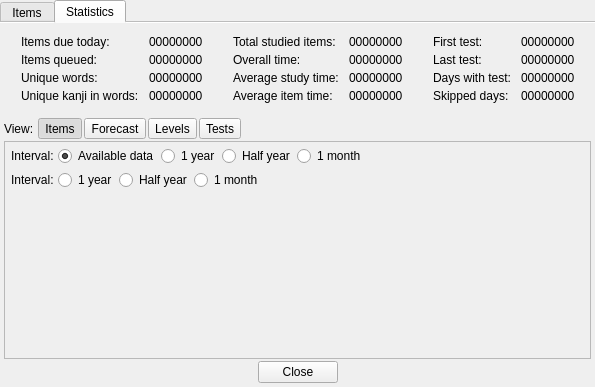
<?xml version="1.0" encoding="UTF-8"?>
<ui version="4.0">
 <class>WordStudyListForm</class>
 <widget class="DialogWindow" name="WordStudyListForm">
  <property name="geometry">
   <rect>
    <x>0</x>
    <y>0</y>
    <width>595</width>
    <height>387</height>
   </rect>
  </property>
  <property name="windowTitle">
   <string>zkanji - Long-term study items and statistics</string>
  </property>
  <widget class="QWidget" name="centralwidget">
   <layout class="QVBoxLayout" name="verticalLayout">
    <property name="spacing">
     <number>2</number>
    </property>
    <property name="leftMargin">
     <number>0</number>
    </property>
    <property name="topMargin">
     <number>0</number>
    </property>
    <property name="rightMargin">
     <number>0</number>
    </property>
    <property name="bottomMargin">
     <number>4</number>
    </property>
    <item>
     <widget class="QTabWidget" name="tabWidget">
      <property name="styleSheet">
       <string notr="true">QTabBar::tab {height:23px; }</string>
      </property>
      <property name="currentIndex">
       <number>1</number>
      </property>
      <property name="iconSize">
       <size>
        <width>18</width>
        <height>18</height>
       </size>
      </property>
      <property name="usesScrollButtons">
       <bool>false</bool>
      </property>
      <property name="documentMode">
       <bool>true</bool>
      </property>
      <widget class="QWidget" name="itemsTab">
       <attribute name="icon">
        <iconset resource="../Resources/resources.qrc">
         <normaloff>:/book.svg</normaloff>:/book.svg</iconset>
       </attribute>
       <attribute name="title">
        <string>Items</string>
       </attribute>
       <layout class="QVBoxLayout" name="verticalLayout_2">
        <property name="spacing">
         <number>2</number>
        </property>
        <property name="leftMargin">
         <number>4</number>
        </property>
        <property name="topMargin">
         <number>2</number>
        </property>
        <property name="rightMargin">
         <number>4</number>
        </property>
        <property name="bottomMargin">
         <number>0</number>
        </property>
        <item>
         <widget class="QWidget" name="buttonsWidget" native="true">
          <layout class="QHBoxLayout" name="horizontalLayout_10">
           <property name="spacing">
            <number>4</number>
           </property>
           <property name="leftMargin">
            <number>0</number>
           </property>
           <property name="topMargin">
            <number>0</number>
           </property>
           <property name="rightMargin">
            <number>0</number>
           </property>
           <property name="bottomMargin">
            <number>0</number>
           </property>
           <item>
            <layout class="QHBoxLayout" name="horizontalLayout_5">
             <property name="spacing">
              <number>2</number>
             </property>
             <item>
              <widget class="QLabel" name="label_12">
               <property name="text">
                <string>View:</string>
               </property>
              </widget>
             </item>
             <item>
              <widget class="QToolButton" name="queuedButton">
               <property name="toolTip">
                <string>Show words in the queue, that were not studied previously</string>
               </property>
               <property name="text">
                <string>Queued</string>
               </property>
               <property name="iconSize">
                <size>
                 <width>18</width>
                 <height>18</height>
                </size>
               </property>
               <property name="checkable">
                <bool>true</bool>
               </property>
               <property name="checked">
                <bool>true</bool>
               </property>
               <property name="autoExclusive">
                <bool>true</bool>
               </property>
              </widget>
             </item>
             <item>
              <widget class="QToolButton" name="studiedButton">
               <property name="toolTip">
                <string>Show words previously studied</string>
               </property>
               <property name="text">
                <string>Studied</string>
               </property>
               <property name="iconSize">
                <size>
                 <width>18</width>
                 <height>18</height>
                </size>
               </property>
               <property name="checkable">
                <bool>true</bool>
               </property>
               <property name="autoExclusive">
                <bool>true</bool>
               </property>
              </widget>
             </item>
             <item>
              <widget class="QToolButton" name="testedButton">
               <property name="toolTip">
                <string>Show words from the last study session</string>
               </property>
               <property name="text">
                <string>Last test</string>
               </property>
               <property name="iconSize">
                <size>
                 <width>18</width>
                 <height>18</height>
                </size>
               </property>
               <property name="checkable">
                <bool>true</bool>
               </property>
               <property name="autoExclusive">
                <bool>true</bool>
               </property>
              </widget>
             </item>
            </layout>
           </item>
           <item>
            <widget class="Line" name="line_2">
             <property name="orientation">
              <enum>Qt::Vertical</enum>
             </property>
            </widget>
           </item>
           <item>
            <layout class="QHBoxLayout" name="horizontalLayout_3">
             <property name="spacing">
              <number>2</number>
             </property>
             <property name="leftMargin">
              <number>0</number>
             </property>
             <item>
              <widget class="QToolButton" name="addButton">
               <property name="enabled">
                <bool>false</bool>
               </property>
               <property name="toolTip">
                <string>Add parts of selected words to the queue</string>
               </property>
               <property name="icon">
                <iconset resource="../Resources/resources.qrc">
                 <normaloff>:/addtoqueue.svg</normaloff>:/addtoqueue.svg</iconset>
               </property>
               <property name="iconSize">
                <size>
                 <width>18</width>
                 <height>18</height>
                </size>
               </property>
               <property name="autoRaise">
                <bool>true</bool>
               </property>
              </widget>
             </item>
             <item>
              <widget class="QToolButton" name="backButton">
               <property name="enabled">
                <bool>false</bool>
               </property>
               <property name="toolTip">
                <string>Move studied words back to the queue, clearing their study data</string>
               </property>
               <property name="icon">
                <iconset resource="../Resources/resources.qrc">
                 <normaloff>:/backtoqueue.svg</normaloff>:/backtoqueue.svg</iconset>
               </property>
               <property name="iconSize">
                <size>
                 <width>18</width>
                 <height>18</height>
                </size>
               </property>
               <property name="autoRaise">
                <bool>true</bool>
               </property>
              </widget>
             </item>
             <item>
              <widget class="QToolButton" name="delButton">
               <property name="enabled">
                <bool>false</bool>
               </property>
               <property name="toolTip">
                <string>Remove selected words from the deck, clearing their study data</string>
               </property>
               <property name="icon">
                <iconset resource="../Resources/resources.qrc">
                 <normaloff>:/delmark.svg</normaloff>:/delmark.svg</iconset>
               </property>
               <property name="iconSize">
                <size>
                 <width>18</width>
                 <height>18</height>
                </size>
               </property>
               <property name="autoRaise">
                <bool>true</bool>
               </property>
              </widget>
             </item>
            </layout>
           </item>
           <item>
            <widget class="Line" name="line">
             <property name="orientation">
              <enum>Qt::Vertical</enum>
             </property>
            </widget>
           </item>
           <item>
            <widget class="QLabel" name="label_15">
             <property name="sizePolicy">
              <sizepolicy hsizetype="Fixed" vsizetype="Preferred">
               <horstretch>0</horstretch>
               <verstretch>0</verstretch>
              </sizepolicy>
             </property>
             <property name="text">
              <string>Filters:</string>
             </property>
            </widget>
           </item>
           <item>
            <layout class="QHBoxLayout" name="horizontalLayout">
             <property name="spacing">
              <number>2</number>
             </property>
             <item>
              <widget class="QToolButton" name="wButton">
               <property name="toolTip">
                <string>Display or hide word items with studied written form</string>
               </property>
               <property name="text">
                <string>W</string>
               </property>
               <property name="iconSize">
                <size>
                 <width>18</width>
                 <height>18</height>
                </size>
               </property>
               <property name="checkable">
                <bool>true</bool>
               </property>
               <property name="checked">
                <bool>true</bool>
               </property>
              </widget>
             </item>
             <item>
              <widget class="QToolButton" name="kButton">
               <property name="toolTip">
                <string>Display or hide word items with studied kana reading</string>
               </property>
               <property name="text">
                <string>K</string>
               </property>
               <property name="iconSize">
                <size>
                 <width>18</width>
                 <height>18</height>
                </size>
               </property>
               <property name="checkable">
                <bool>true</bool>
               </property>
               <property name="checked">
                <bool>true</bool>
               </property>
              </widget>
             </item>
             <item>
              <widget class="QToolButton" name="dButton">
               <property name="toolTip">
                <string>Display or hide word items with studied definition</string>
               </property>
               <property name="text">
                <string>D</string>
               </property>
               <property name="iconSize">
                <size>
                 <width>18</width>
                 <height>18</height>
                </size>
               </property>
               <property name="checkable">
                <bool>true</bool>
               </property>
               <property name="checked">
                <bool>true</bool>
               </property>
              </widget>
             </item>
            </layout>
           </item>
           <item>
            <widget class="Line" name="line_3">
             <property name="orientation">
              <enum>Qt::Vertical</enum>
             </property>
            </widget>
           </item>
          </layout>
         </widget>
        </item>
        <item>
         <widget class="DictionaryWidget" name="dictWidget" native="true">
          <property name="sizePolicy">
           <sizepolicy hsizetype="Preferred" vsizetype="Expanding">
            <horstretch>0</horstretch>
            <verstretch>0</verstretch>
           </sizepolicy>
          </property>
         </widget>
        </item>
        <item>
         <widget class="DefinitionWidget" name="defEditor" native="true">
          <property name="sizePolicy">
           <sizepolicy hsizetype="Preferred" vsizetype="Preferred">
            <horstretch>0</horstretch>
            <verstretch>0</verstretch>
           </sizepolicy>
          </property>
         </widget>
        </item>
       </layout>
      </widget>
      <widget class="QWidget" name="statsTab">
       <attribute name="icon">
        <iconset resource="../Resources/resources.qrc">
         <normaloff>:/stats.svg</normaloff>:/stats.svg</iconset>
       </attribute>
       <attribute name="title">
        <string>Statistics</string>
       </attribute>
       <layout class="QVBoxLayout" name="verticalLayout_3">
        <property name="spacing">
         <number>2</number>
        </property>
        <property name="leftMargin">
         <number>4</number>
        </property>
        <property name="topMargin">
         <number>2</number>
        </property>
        <property name="rightMargin">
         <number>4</number>
        </property>
        <property name="bottomMargin">
         <number>0</number>
        </property>
        <item>
         <layout class="QGridLayout" name="gridLayout_2">
          <property name="leftMargin">
           <number>0</number>
          </property>
          <property name="topMargin">
           <number>10</number>
          </property>
          <property name="rightMargin">
           <number>0</number>
          </property>
          <property name="bottomMargin">
           <number>0</number>
          </property>
          <property name="horizontalSpacing">
           <number>10</number>
          </property>
          <property name="verticalSpacing">
           <number>4</number>
          </property>
          <item row="1" column="7">
           <widget class="QLabel" name="label_5">
            <property name="text">
             <string>Last test:</string>
            </property>
           </widget>
          </item>
          <item row="1" column="5">
           <widget class="QLabel" name="studyTimeLabel">
            <property name="text">
             <string notr="true">00000000</string>
            </property>
           </widget>
          </item>
          <item row="1" column="1">
           <widget class="QLabel" name="label_13">
            <property name="text">
             <string>Items queued:</string>
            </property>
           </widget>
          </item>
          <item row="0" column="5">
           <widget class="QLabel" name="studiedLabel">
            <property name="text">
             <string notr="true">00000000</string>
            </property>
           </widget>
          </item>
          <item row="0" column="8">
           <widget class="QLabel" name="firstLabel">
            <property name="text">
             <string notr="true">00000000</string>
            </property>
           </widget>
          </item>
          <item row="3" column="7">
           <widget class="QLabel" name="label_7">
            <property name="text">
             <string>Skipped days:</string>
            </property>
           </widget>
          </item>
          <item row="2" column="2">
           <widget class="QLabel" name="wordsLabel">
            <property name="text">
             <string notr="true">00000000</string>
            </property>
           </widget>
          </item>
          <item row="1" column="4">
           <widget class="QLabel" name="label_8">
            <property name="text">
             <string>Overall time:</string>
            </property>
           </widget>
          </item>
          <item row="3" column="4">
           <widget class="QLabel" name="label_10">
            <property name="text">
             <string>Average item time:</string>
            </property>
           </widget>
          </item>
          <item row="3" column="1">
           <widget class="QLabel" name="label_3">
            <property name="text">
             <string>Unique kanji in words:</string>
            </property>
           </widget>
          </item>
          <item row="1" column="2">
           <widget class="QLabel" name="queueLabel">
            <property name="text">
             <string notr="true">00000000</string>
            </property>
           </widget>
          </item>
          <item row="2" column="1">
           <widget class="QLabel" name="label_2">
            <property name="text">
             <string>Unique words:</string>
            </property>
           </widget>
          </item>
          <item row="2" column="5">
           <widget class="QLabel" name="studyTimeAvgLabel">
            <property name="text">
             <string notr="true">00000000</string>
            </property>
           </widget>
          </item>
          <item row="3" column="2">
           <widget class="QLabel" name="kanjiLabel">
            <property name="text">
             <string notr="true">00000000</string>
            </property>
           </widget>
          </item>
          <item row="0" column="2">
           <widget class="QLabel" name="dueLabel">
            <property name="text">
             <string notr="true">00000000</string>
            </property>
           </widget>
          </item>
          <item row="3" column="8">
           <widget class="QLabel" name="skippedDaysLabel">
            <property name="text">
             <string notr="true">00000000</string>
            </property>
           </widget>
          </item>
          <item row="0" column="7">
           <widget class="QLabel" name="label_4">
            <property name="text">
             <string>First test:</string>
            </property>
           </widget>
          </item>
          <item row="0" column="6" rowspan="4">
           <spacer name="horizontalSpacer_3">
            <property name="orientation">
             <enum>Qt::Horizontal</enum>
            </property>
            <property name="sizeType">
             <enum>QSizePolicy::Fixed</enum>
            </property>
            <property name="sizeHint" stdset="0">
             <size>
              <width>20</width>
              <height>5</height>
             </size>
            </property>
           </spacer>
          </item>
          <item row="3" column="5">
           <widget class="QLabel" name="answerTimeAvgLabel">
            <property name="text">
             <string notr="true">00000000</string>
            </property>
           </widget>
          </item>
          <item row="1" column="8">
           <widget class="QLabel" name="lastLabel">
            <property name="text">
             <string notr="true">00000000</string>
            </property>
           </widget>
          </item>
          <item row="0" column="1">
           <widget class="QLabel" name="label_11">
            <property name="text">
             <string>Items due today:</string>
            </property>
           </widget>
          </item>
          <item row="0" column="3" rowspan="4">
           <spacer name="horizontalSpacer_2">
            <property name="orientation">
             <enum>Qt::Horizontal</enum>
            </property>
            <property name="sizeType">
             <enum>QSizePolicy::Fixed</enum>
            </property>
            <property name="sizeHint" stdset="0">
             <size>
              <width>20</width>
              <height>5</height>
             </size>
            </property>
           </spacer>
          </item>
          <item row="2" column="8">
           <widget class="QLabel" name="testDaysLabel">
            <property name="text">
             <string notr="true">00000000</string>
            </property>
           </widget>
          </item>
          <item row="2" column="7">
           <widget class="QLabel" name="label_6">
            <property name="text">
             <string>Days with test:</string>
            </property>
           </widget>
          </item>
          <item row="0" column="4">
           <widget class="QLabel" name="label">
            <property name="text">
             <string>Total studied items:</string>
            </property>
           </widget>
          </item>
          <item row="0" column="9" rowspan="4">
           <spacer name="horizontalSpacer_5">
            <property name="orientation">
             <enum>Qt::Horizontal</enum>
            </property>
            <property name="sizeHint" stdset="0">
             <size>
              <width>5</width>
              <height>5</height>
             </size>
            </property>
           </spacer>
          </item>
          <item row="0" column="0" rowspan="4">
           <spacer name="horizontalSpacer_4">
            <property name="orientation">
             <enum>Qt::Horizontal</enum>
            </property>
            <property name="sizeHint" stdset="0">
             <size>
              <width>5</width>
              <height>5</height>
             </size>
            </property>
           </spacer>
          </item>
          <item row="2" column="4">
           <widget class="QLabel" name="label_9">
            <property name="text">
             <string>Average study time:</string>
            </property>
           </widget>
          </item>
         </layout>
        </item>
        <item>
         <spacer name="verticalSpacer">
          <property name="orientation">
           <enum>Qt::Vertical</enum>
          </property>
          <property name="sizeType">
           <enum>QSizePolicy::Fixed</enum>
          </property>
          <property name="sizeHint" stdset="0">
           <size>
            <width>20</width>
            <height>13</height>
           </size>
          </property>
         </spacer>
        </item>
        <item>
         <layout class="QHBoxLayout" name="horizontalLayout_4">
          <property name="spacing">
           <number>4</number>
          </property>
          <item>
           <widget class="QLabel" name="label_14">
            <property name="text">
             <string>View:</string>
            </property>
           </widget>
          </item>
          <item>
           <widget class="QWidget" name="widget" native="true">
            <property name="minimumSize">
             <size>
              <width>50</width>
              <height>0</height>
             </size>
            </property>
            <layout class="QHBoxLayout" name="horizontalLayout_6">
             <property name="spacing">
              <number>2</number>
             </property>
             <property name="leftMargin">
              <number>0</number>
             </property>
             <property name="topMargin">
              <number>0</number>
             </property>
             <property name="rightMargin">
              <number>0</number>
             </property>
             <property name="bottomMargin">
              <number>0</number>
             </property>
             <item>
              <widget class="QToolButton" name="itemsButton">
               <property name="text">
                <string>Items</string>
               </property>
               <property name="iconSize">
                <size>
                 <width>18</width>
                 <height>18</height>
                </size>
               </property>
               <property name="checkable">
                <bool>true</bool>
               </property>
               <property name="checked">
                <bool>true</bool>
               </property>
               <property name="autoExclusive">
                <bool>true</bool>
               </property>
              </widget>
             </item>
             <item>
              <widget class="QToolButton" name="forecastButton">
               <property name="text">
                <string>Forecast</string>
               </property>
               <property name="iconSize">
                <size>
                 <width>18</width>
                 <height>18</height>
                </size>
               </property>
               <property name="checkable">
                <bool>true</bool>
               </property>
               <property name="autoExclusive">
                <bool>true</bool>
               </property>
              </widget>
             </item>
             <item>
              <widget class="QToolButton" name="levelsButton">
               <property name="text">
                <string>Levels</string>
               </property>
               <property name="iconSize">
                <size>
                 <width>18</width>
                 <height>18</height>
                </size>
               </property>
               <property name="checkable">
                <bool>true</bool>
               </property>
               <property name="autoExclusive">
                <bool>true</bool>
               </property>
              </widget>
             </item>
             <item>
              <widget class="QToolButton" name="testsButton">
               <property name="text">
                <string>Tests</string>
               </property>
               <property name="iconSize">
                <size>
                 <width>18</width>
                 <height>18</height>
                </size>
               </property>
               <property name="checkable">
                <bool>true</bool>
               </property>
               <property name="autoExclusive">
                <bool>true</bool>
               </property>
              </widget>
             </item>
            </layout>
           </widget>
          </item>
          <item>
           <spacer name="horizontalSpacer">
            <property name="orientation">
             <enum>Qt::Horizontal</enum>
            </property>
            <property name="sizeHint" stdset="0">
             <size>
              <width>40</width>
              <height>13</height>
             </size>
            </property>
           </spacer>
          </item>
         </layout>
        </item>
        <item>
         <widget class="QFrame" name="statFrame">
          <property name="frameShape">
           <enum>QFrame::StyledPanel</enum>
          </property>
          <property name="frameShadow">
           <enum>QFrame::Sunken</enum>
          </property>
          <layout class="QVBoxLayout" name="verticalLayout_6">
           <property name="spacing">
            <number>0</number>
           </property>
           <property name="leftMargin">
            <number>0</number>
           </property>
           <property name="topMargin">
            <number>0</number>
           </property>
           <property name="rightMargin">
            <number>0</number>
           </property>
           <property name="bottomMargin">
            <number>0</number>
           </property>
           <item>
            <widget class="QWidget" name="itemsIntervalWidget" native="true">
             <layout class="QHBoxLayout" name="horizontalLayout_2">
              <property name="spacing">
               <number>4</number>
              </property>
              <property name="leftMargin">
               <number>6</number>
              </property>
              <property name="topMargin">
               <number>4</number>
              </property>
              <property name="rightMargin">
               <number>6</number>
              </property>
              <property name="bottomMargin">
               <number>0</number>
              </property>
              <item>
               <widget class="QLabel" name="label_16">
                <property name="text">
                 <string>Interval:</string>
                </property>
               </widget>
              </item>
              <item>
               <widget class="QWidget" name="widget_2" native="true">
                <property name="minimumSize">
                 <size>
                  <width>30</width>
                  <height>0</height>
                 </size>
                </property>
                <layout class="QHBoxLayout" name="horizontalLayout_7">
                 <property name="spacing">
                  <number>2</number>
                 </property>
                 <property name="leftMargin">
                  <number>0</number>
                 </property>
                 <property name="topMargin">
                  <number>0</number>
                 </property>
                 <property name="rightMargin">
                  <number>0</number>
                 </property>
                 <property name="bottomMargin">
                  <number>0</number>
                 </property>
                 <item>
                  <widget class="QRadioButton" name="items1Radio">
                   <property name="text">
                    <string>Available data</string>
                   </property>
                   <property name="checked">
                    <bool>true</bool>
                   </property>
                  </widget>
                 </item>
                 <item>
                  <widget class="QRadioButton" name="items2Radio">
                   <property name="text">
                    <string>1 year</string>
                   </property>
                  </widget>
                 </item>
                 <item>
                  <widget class="QRadioButton" name="items3Radio">
                   <property name="text">
                    <string>Half year</string>
                   </property>
                  </widget>
                 </item>
                 <item>
                  <widget class="QRadioButton" name="items4Radio">
                   <property name="text">
                    <string>1 month</string>
                   </property>
                  </widget>
                 </item>
                 <item>
                  <spacer name="horizontalSpacer_6">
                   <property name="orientation">
                    <enum>Qt::Horizontal</enum>
                   </property>
                   <property name="sizeHint" stdset="0">
                    <size>
                     <width>40</width>
                     <height>20</height>
                    </size>
                   </property>
                  </spacer>
                 </item>
                </layout>
               </widget>
              </item>
             </layout>
            </widget>
           </item>
           <item>
            <widget class="QWidget" name="forecastIntervalWidget" native="true">
             <layout class="QHBoxLayout" name="horizontalLayout_8">
              <property name="spacing">
               <number>4</number>
              </property>
              <property name="leftMargin">
               <number>6</number>
              </property>
              <property name="topMargin">
               <number>4</number>
              </property>
              <property name="rightMargin">
               <number>6</number>
              </property>
              <property name="bottomMargin">
               <number>0</number>
              </property>
              <item>
               <widget class="QLabel" name="label_17">
                <property name="text">
                 <string>Interval:</string>
                </property>
               </widget>
              </item>
              <item>
               <widget class="QWidget" name="widget_3" native="true">
                <property name="minimumSize">
                 <size>
                  <width>30</width>
                  <height>0</height>
                 </size>
                </property>
                <layout class="QHBoxLayout" name="horizontalLayout_9">
                 <property name="spacing">
                  <number>2</number>
                 </property>
                 <property name="leftMargin">
                  <number>0</number>
                 </property>
                 <property name="topMargin">
                  <number>0</number>
                 </property>
                 <property name="rightMargin">
                  <number>0</number>
                 </property>
                 <property name="bottomMargin">
                  <number>0</number>
                 </property>
                 <item>
                  <widget class="QRadioButton" name="fore1Radio">
                   <property name="text">
                    <string>1 year</string>
                   </property>
                  </widget>
                 </item>
                 <item>
                  <widget class="QRadioButton" name="fore2Radio">
                   <property name="text">
                    <string>Half year</string>
                   </property>
                  </widget>
                 </item>
                 <item>
                  <widget class="QRadioButton" name="fore3Radio">
                   <property name="text">
                    <string>1 month</string>
                   </property>
                  </widget>
                 </item>
                 <item>
                  <spacer name="horizontalSpacer_7">
                   <property name="orientation">
                    <enum>Qt::Horizontal</enum>
                   </property>
                   <property name="sizeHint" stdset="0">
                    <size>
                     <width>40</width>
                     <height>20</height>
                    </size>
                   </property>
                  </spacer>
                 </item>
                </layout>
               </widget>
              </item>
             </layout>
            </widget>
           </item>
           <item>
            <widget class="ZStatView" name="statView">
             <property name="sizePolicy">
              <sizepolicy hsizetype="Preferred" vsizetype="Expanding">
               <horstretch>0</horstretch>
               <verstretch>0</verstretch>
              </sizepolicy>
             </property>
             <property name="frameShape">
              <enum>QFrame::NoFrame</enum>
             </property>
            </widget>
           </item>
          </layout>
         </widget>
        </item>
       </layout>
      </widget>
     </widget>
    </item>
    <item>
     <widget class="QDialogButtonBox" name="buttonBox">
      <property name="standardButtons">
       <set>QDialogButtonBox::Close</set>
      </property>
      <property name="centerButtons">
       <bool>true</bool>
      </property>
     </widget>
    </item>
   </layout>
  </widget>
 </widget>
 <customwidgets>
  <customwidget>
   <class>DictionaryWidget</class>
   <extends>QWidget</extends>
   <header>dictionarywidget.h</header>
   <container>1</container>
  </customwidget>
  <customwidget>
   <class>DialogWindow</class>
   <extends>QMainWindow</extends>
   <header>dialogwindow.h</header>
   <container>1</container>
  </customwidget>
  <customwidget>
   <class>DefinitionWidget</class>
   <extends>QWidget</extends>
   <header>definitionwidget.h</header>
   <container>1</container>
  </customwidget>
  <customwidget>
   <class>ZStatView</class>
   <extends>QFrame</extends>
   <header>zstatview.h</header>
   <container>1</container>
  </customwidget>
 </customwidgets>
 <resources>
  <include location="Resources/resources.qrc"/>
 </resources>
 <connections/>
</ui>
